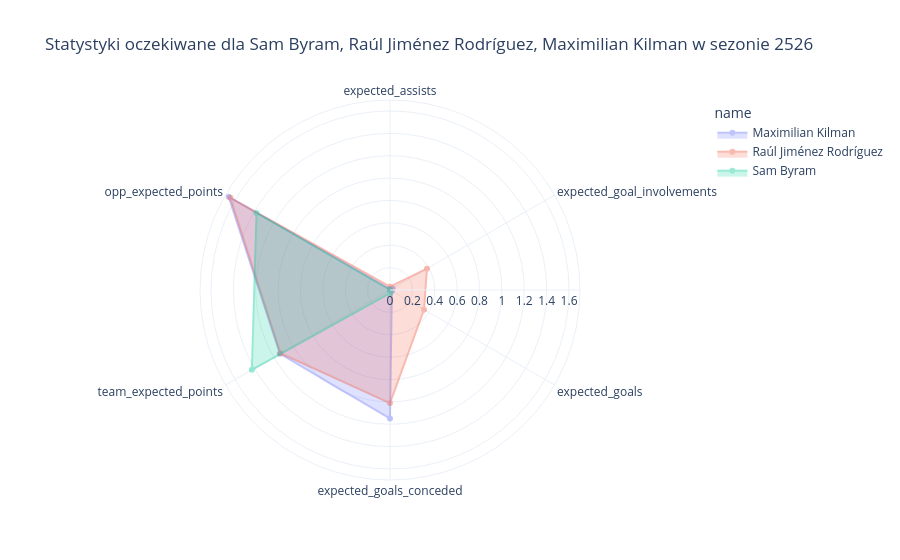

The notebook cell saved with this chart:
### Code cell
radar_plot_x_stats(df=data,
                   players=data[data.season == 2526].name.sample(3).tolist(),
                   stats=[c for c in data.columns if "expected" in c])

### Figure 1 — Plotly figure (JSON) as saved in the notebook; plotly's stock layout.template omitted (floating-point values rounded to 4 significant figures)
{"data": [{"hovertemplate": "name=Maximilian Kilman<br>value=%{r}<br>stats=%{theta}<extra></extra>", "legendgroup": "Maximilian Kilman", "line": {"color": "#636efa", "dash": "solid"}, "marker": {"symbol": "circle"}, "mode": "lines+markers", "name": "Maximilian Kilman", "r": [0.008621, 0.02793, 0.01931, 1.148, 1.137, 1.665, 0.008621], "showlegend": true, "subplot": "polar", "theta": ["expected_assists", "expected_goal_involvements", "expected_goals", "expected_goals_conceded", "team_expected_points", "opp_expected_points", "expected_assists"], "type": "scatterpolar", "fill": "toself", "opacity": 0.4}, {"hovertemplate": "name=Raúl Jiménez Rodríguez<br>value=%{r}<br>stats=%{theta}<extra></extra>", "legendgroup": "Raúl Jiménez Rodríguez", "line": {"color": "#EF553B", "dash": "solid"}, "marker": {"symbol": "circle"}, "mode": "lines+markers", "name": "Raúl Jiménez Rodríguez", "r": [0.03, 0.381, 0.351, 1.01, 1.129, 1.647, 0.03], "showlegend": true, "subplot": "polar", "theta": ["expected_assists", "expected_goal_involvements", "expected_goals", "expected_goals_conceded", "team_expected_points", "opp_expected_points", "expected_assists"], "type": "scatterpolar", "fill": "toself", "opacity": 0.4}, {"hovertemplate": "name=Sam Byram<br>value=%{r}<br>stats=%{theta}<extra></extra>", "legendgroup": "Sam Byram", "line": {"color": "#00cc96", "dash": "solid"}, "marker": {"symbol": "circle"}, "mode": "lines+markers", "name": "Sam Byram", "r": [0.0, 0.0, 0.0, 0.02724, 1.426, 1.377, 0.0], "showlegend": true, "subplot": "polar", "theta": ["expected_assists", "expected_goal_involvements", "expected_goals", "expected_goals_conceded", "team_expected_points", "opp_expected_points", "expected_assists"], "type": "scatterpolar", "fill": "toself", "opacity": 0.4}], "layout": {"polar": {"domain": {"x": [0.0, 1.0], "y": [0.0, 1.0]}, "angularaxis": {"direction": "clockwise", "rotation": 90}}, "legend": {"title": {"text": "name"}, "tracegroupgap": 0}, "title": {"text": "Statystyki oczekiwane dla Sam Byram, Raúl Jiménez Rodríguez, Maximilian Kilman w sezonie 2526"}}}
